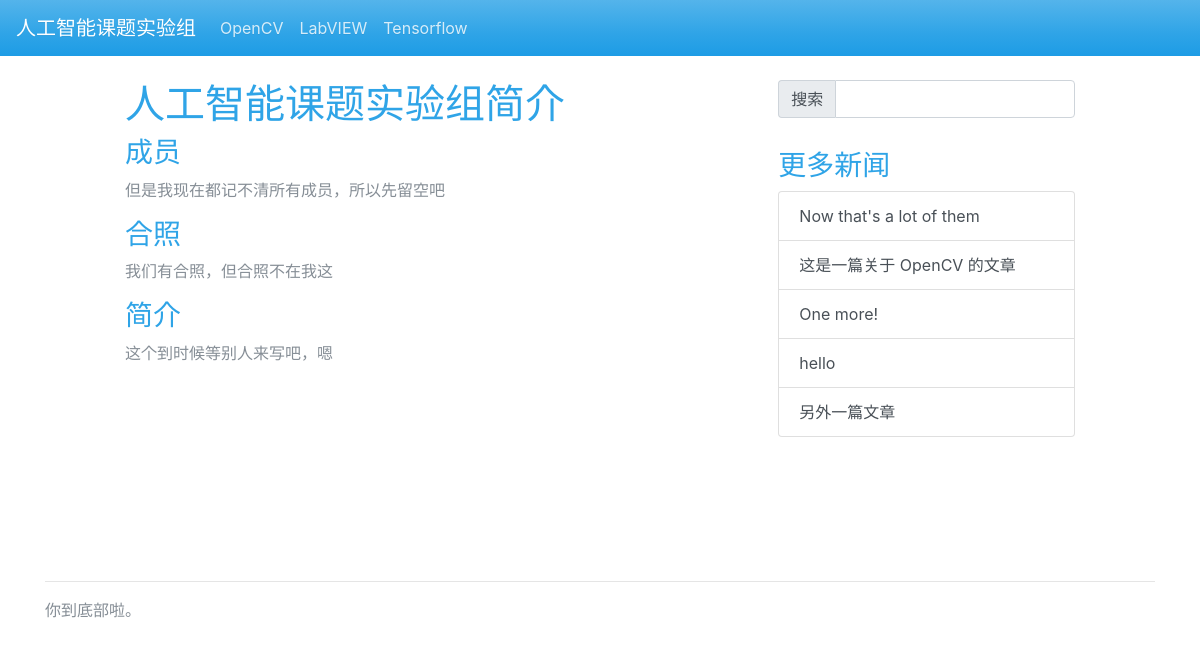
The page / on the database its author committed.
### main/models.py (models this page shows, shortened)
class Passage(models.Model):
    title = models.CharField(max_length=1024)
    author = models.CharField(max_length=1024)
    body = models.TextField()
    tags = models.CharField(max_length=1024)

### main/views.py (the view)
# urls.py: url(r'^$', index),
def index(request):
    con = {}
    return render(request, 'hello.html', gen(con))

### main/views.py (called while the page is built)
def gen(con):
    entries = []
    if ((Passage.objects.all().__len__()) <= 5):
        entries = Passage.objects.all()
        con['entries'] = entries
        con['elen'] = entries.__len__()
        return con
    chose = []
    while (True):
        al = Passage.objects.all()
        r = random.randint(0, al.__len__() - 1)
        if r not in chose:
            print(r)
            chose.append(r)
            entries.append(al[r])
            if (chose.__len__() == 5):
                break
    con['entries'] = entries
    con['elen'] = 5
    return con

### templates/hello.html
{% extends "index.html" %}
{% block main %}
    <h1>
        人工智能课题实验组简介
    </h1>
    <h3>
        成员
    </h3>
    <p>
        但是我现在都记不清所有成员，所以先留空吧
    </p>
    <h3>
        合照
    </h3>
    <p>
        我们有合照，但合照不在我这
    </p>
    <h3>
        简介
    </h3>
    <p>
        这个到时候等别人来写吧，嗯
    </p>
{% endblock %}

### templates/index.html (shortened to what this page needs)
<html>
    <head>
        {% load staticfiles %}
        <link rel="stylesheet" href="{% static 'css/bootstrap-cerulean.css' %}" type="text/css"/>
        <link rel="stylesheet" href="{% static 'css/pad.css' %}" type="text/css"/>
    </head>
    <body>
        <div class="bs-component">
            <nav class="navbar navbar-dark bg-primary fixed-top navbar-expand-lg">
                <a href="/" class="navbar-brand">人工智能课题实验组</a>
                <div class="collapse navbar-collapse" id="nb">
                    <ul class="navbar-nav mr-auto">
                        <li class="nav-item"><a href="/category/opencv" class="nav-link">OpenCV</a></li>
                        <li class="nav-item"><a href="/category/labview" class="nav-link">LabVIEW</a></li>
                        <li class="nav-item"><a href="/category/tensorflow" class="nav-link">Tensorflow</a></li>
                    </ul>
                </div>
            </nav>
        </div>
        <main class="container">
            <div class="pad">
                <div class="row">
                    <div class="col-lg-8">
                        {% block main %}
                        {% endblock %}
                    </div>
                    <div class="col-lg-4">
                        <form method="POST" action="/search/" style="margin-bottom: 15px;">
                            <fieldset>
                                <div class="form-group">
                                    <div class="input-group">
                                        <div class="input-group-addon">
                                            搜索
                                        </div>
                                        <input type="text" class="form-control" name="q">
                                    </div>
                                </div>
                            </fieldset>
                        </form>
                        <h3>更多新闻</h3>
                        <ul class="list-group" style="margin-top: 5px;">
                            {% for e in entries %}
                            <a href="/entry/{{ e.title }}" class="list-group-item list-group-item-action">
                                {{ e.title }}
                            </a>
                            {% endfor %}
                        </ul>
                    </div>
                </div>
            </div>
        </main>
        <footer class="container">
            <br /><br /><hr />
            <p>
                你到底部啦。
            </p>
        </footer>
    </body>
</html>

### main/static/css/pad.css (style rules this page uses)
.pad { padding: 5rem; }

### rows shown on the page
Passage: title "Now that's a lot of them"
Passage: title "这是一篇关于 OpenCV 的文章"
Passage: title "One more!"
Passage: title "hello"
Passage: title "另外一篇文章"
